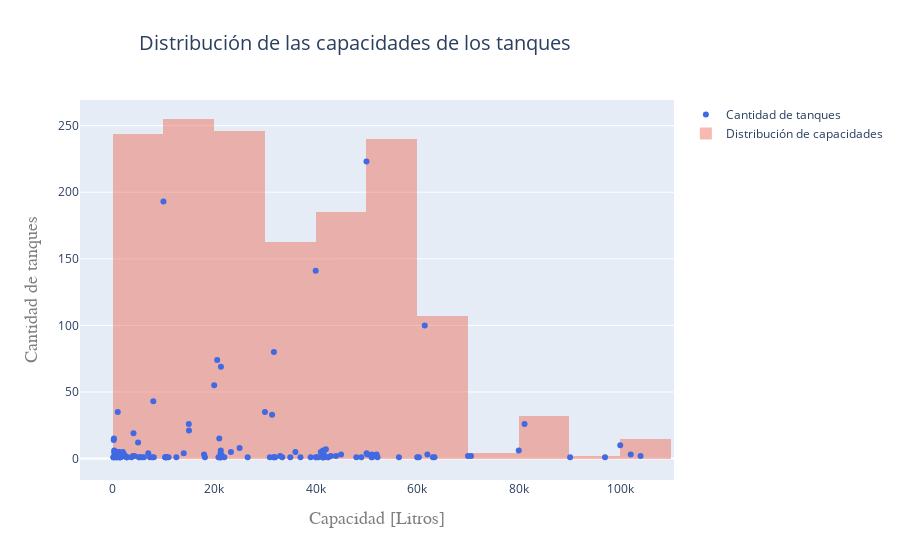

Here is the notebook cell this chart was saved with:
### Markdown cell above
### 4- Obtener un gráfico para visualizar el comportamiento de los valores de capacidad de los tanques de combustibles. (df_tanques)

### Code cell
import plotly.graph_objects as go
import plotly.offline as pltly
import plotly
from plotly.subplots import make_subplots

#filtro capacidades menores a 40 litros
df_tanques_f40 = df_tanques[df_tanques['capacidad_int64']>=40]

df = df_tanques_f40.groupby(['capacidad_int64'], as_index=False).count()

fig = go.Figure()

fig.add_trace(go.Scatter(x=df['capacidad_int64'], y=df['id_tanque'], 
                         name='Cantidad de tanques', mode='markers', line=dict(color='royalblue', width=4)
                        )
             )

fig.add_trace(go.Histogram(x=df_tanques_f40['capacidad_int64'], y=df_tanques_f40['id_tanque'],
                           name='Distribución de capacidades',
                           opacity=0.4,
                           nbinsx=15,
                        )
             )


fig.update_layout(
    title=go.layout.Title(
        text="Distribución de las capacidades de los tanques",
        xref="paper",
        x=0.1,
        font_size=20,
    ),
    xaxis=go.layout.XAxis(
        title=go.layout.xaxis.Title(
            text="Capacidad [Litros]",
            font=dict(
                family="Courier New, monospace",
                size=18,
                color="#7f7f7f"
            )
        )
    ),
    yaxis=go.layout.YAxis(
        title=go.layout.yaxis.Title(
            text="Cantidad de tanques",
            font=dict(
                family="Courier New, monospace",
                size=18,
                color="#7f7f7f"
            )
        )
    )
)

fig.show()
df_tanques_f40['capacidad_int64'].describe()

### Figure 1 — Plotly figure (JSON) as saved in the notebook; plotly's stock layout.template omitted (floating-point values rounded to 4 significant figures; data arrays with more than 128 entries replaced by an {"elided": "..."} marker saying what was removed)
{"data": [{"line": {"color": "royalblue", "width": 4}, "mode": "markers", "name": "Cantidad de tanques", "type": "scatter", "x": {"elided": "142 int values"}, "y": {"elided": "142 int values"}}, {"name": "Distribución de capacidades", "nbinsx": 15, "opacity": 0.4, "type": "histogram", "x": {"elided": "1493 int values"}, "y": {"elided": "1493 int values"}}], "layout": {"title": {"font": {"size": 20}, "text": "Distribución de las capacidades de los tanques", "x": 0.1, "xref": "paper"}, "xaxis": {"title": {"font": {"color": "#7f7f7f", "family": "Courier New, monospace", "size": 18}, "text": "Capacidad [Litros]"}}, "yaxis": {"title": {"font": {"color": "#7f7f7f", "family": "Courier New, monospace", "size": 18}, "text": "Cantidad de tanques"}}}}
